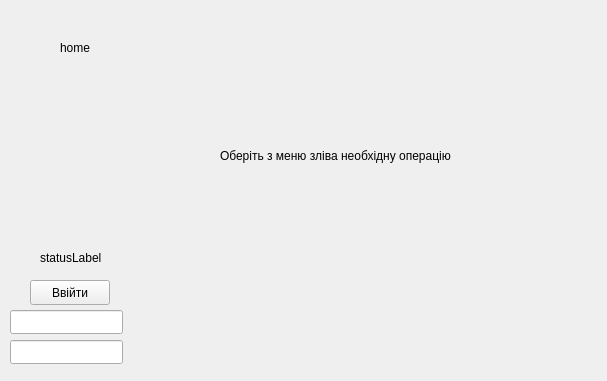
<?xml version="1.0" encoding="UTF-8"?>
<ui version="4.0">
 <class>Home_Page</class>
 <widget class="QWidget" name="Home_Page">
  <property name="geometry">
   <rect>
    <x>0</x>
    <y>0</y>
    <width>607</width>
    <height>381</height>
   </rect>
  </property>
  <property name="windowTitle">
   <string>Form</string>
  </property>
  <widget class="QLabel" name="label">
   <property name="geometry">
    <rect>
     <x>60</x>
     <y>40</y>
     <width>55</width>
     <height>16</height>
    </rect>
   </property>
   <property name="text">
    <string>home</string>
   </property>
  </widget>
  <widget class="QPushButton" name="loginButton">
   <property name="geometry">
    <rect>
     <x>30</x>
     <y>280</y>
     <width>80</width>
     <height>25</height>
    </rect>
   </property>
   <property name="text">
    <string>Ввійти</string>
   </property>
  </widget>
  <widget class="QLineEdit" name="loginEdit">
   <property name="geometry">
    <rect>
     <x>10</x>
     <y>340</y>
     <width>113</width>
     <height>24</height>
    </rect>
   </property>
  </widget>
  <widget class="QLineEdit" name="passwordEdit">
   <property name="geometry">
    <rect>
     <x>10</x>
     <y>310</y>
     <width>113</width>
     <height>24</height>
    </rect>
   </property>
  </widget>
  <widget class="QLabel" name="statusLabel">
   <property name="geometry">
    <rect>
     <x>40</x>
     <y>250</y>
     <width>151</width>
     <height>16</height>
    </rect>
   </property>
   <property name="text">
    <string>statusLabel</string>
   </property>
  </widget>
  <widget class="QLabel" name="label_2">
   <property name="geometry">
    <rect>
     <x>220</x>
     <y>120</y>
     <width>281</width>
     <height>71</height>
    </rect>
   </property>
   <property name="text">
    <string>Оберіть з меню зліва необхідну операцію</string>
   </property>
  </widget>
 </widget>
 <resources/>
 <connections/>
</ui>
